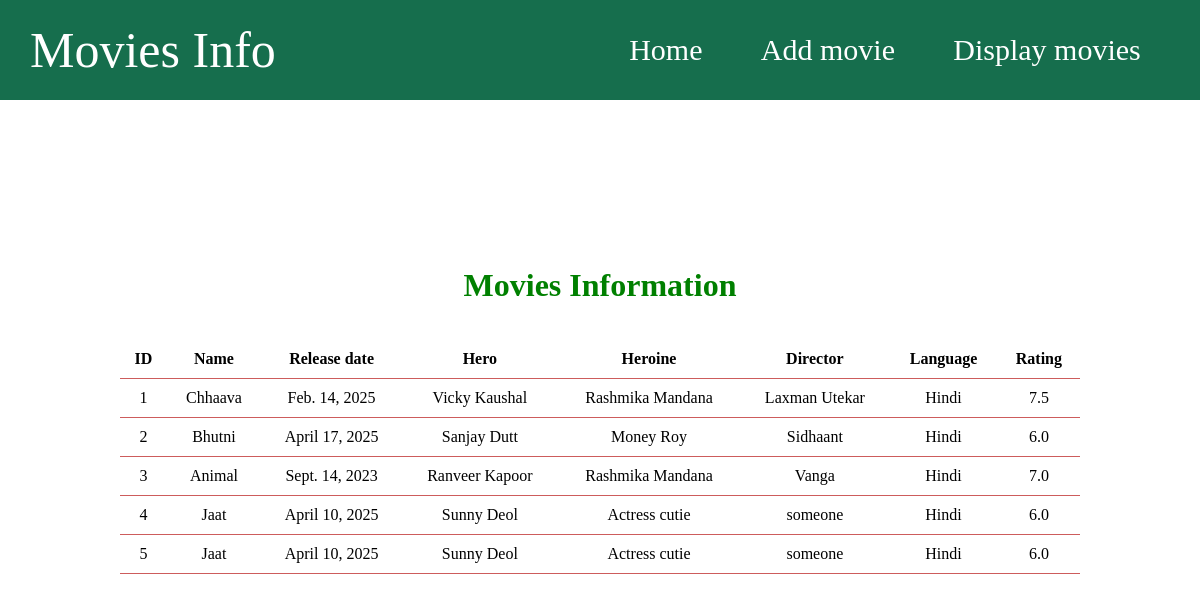
The app's page /display/ with its own data.
### movieapp/models.py (models this page shows)
class MovieMod(models.Model):
    mname = models.CharField(max_length=20)
    rdate = models.DateField()
    hero = models.CharField(max_length=50)
    heroine = models.CharField(max_length=50)
    director = models.CharField()
    lang = models.CharField(max_length=20)
    rating = models.FloatField()

### movieapp/views.py (the view)
# urls.py: path('display/', views.display, name='display'),
def display(request):
    data = MovieMod.objects.all()
    return render(request, 'display.html', {'data': data})

### templates/display.html
{% extends 'main.html' %}
{% block content %}
<div class="centerme">
    {% if data %}
        <h1 style='color:green;'>Movies Information</h1> <br><br>
        <table cellspacing=0>
            <thead>
                <tr>
                    <th>ID</th>
                    <th>Name</th>
                    <th>Release date</th>
                    <th>Hero</th>
                    <th>Heroine</th>
                    <th>Director</th>
                    <th>Language</th>
                    <th>Rating</th>
                </tr>
            </thead>
            <tbody>
                {% for i in data %}
                    <tr>
                        <td>{{i.id}}</td>
                        <td>{{i.mname}}</td>
                        <td>{{i.rdate}}</td>
                        <td>{{i.hero}}</td>
                        <td>{{i.heroine}}</td>
                        <td>{{i.director}}</td>
                        <td>{{i.lang}}</td>
                        <td>{{i.rating}}</td>
                    </tr>
                {% endfor %}
            </tbody>
        </table>
    {% else %}
        <h1>Records not found</h1>
    {% endif %}
</div>
{% endblock content %}

### templates/main.html (shortened to what this page needs)
{% load static %}
<!DOCTYPE html>
<html lang="en">
<head>
    <link rel="stylesheet" href="{% static 'style.css' %}">
</head>
<body>
    {% include 'navbar.html' %}
    {% block content %}
    {% endblock content %}
</body>
</html>

### templates/navbar.html
<nav>
    <div class="logo">Movies Info</div>
    <div class="links">
        <a href="{% url 'homepage' %}">Home</a>
        <a href="{% url 'add' %}">Add movie </a>
        <a href="{% url 'display' %}">Display movies</a>
    </div>
</nav>

### static/style.css (style rules this page uses)
* { padding: 0; margin: 0; box-sizing: border-box; }
.centerme { height: 80vh; display: flex; justify-content: center; align-items: center; flex-direction: column; }
table { width: 80%; }
th, td { border-bottom: 1px solid indianred; padding: 10px; text-align: center; }

### records on screen
MovieMod: id "1", mname "Chhaava", rdate "Feb. 14, 2025", hero "Vicky Kaushal", heroine "Rashmika Mandana", director "Laxman Utekar", lang "Hindi", rating "7.5"
MovieMod: id "2", mname "Bhutni", rdate "April 17, 2025", hero "Sanjay Dutt", heroine "Money Roy", director "Sidhaant", lang "Hindi", rating "6.0"
MovieMod: id "3", mname "Animal", rdate "Sept. 14, 2023", hero "Ranveer Kapoor", heroine "Rashmika Mandana", director "Vanga", lang "Hindi", rating "7.0"
MovieMod: id "4", mname "Jaat", rdate "April 10, 2025", hero "Sunny Deol", heroine "Actress cutie", director "someone", lang "Hindi", rating "6.0"
MovieMod: id "5", mname "Jaat", rdate "April 10, 2025", hero "Sunny Deol", heroine "Actress cutie", director "someone", lang "Hindi", rating "6.0"
